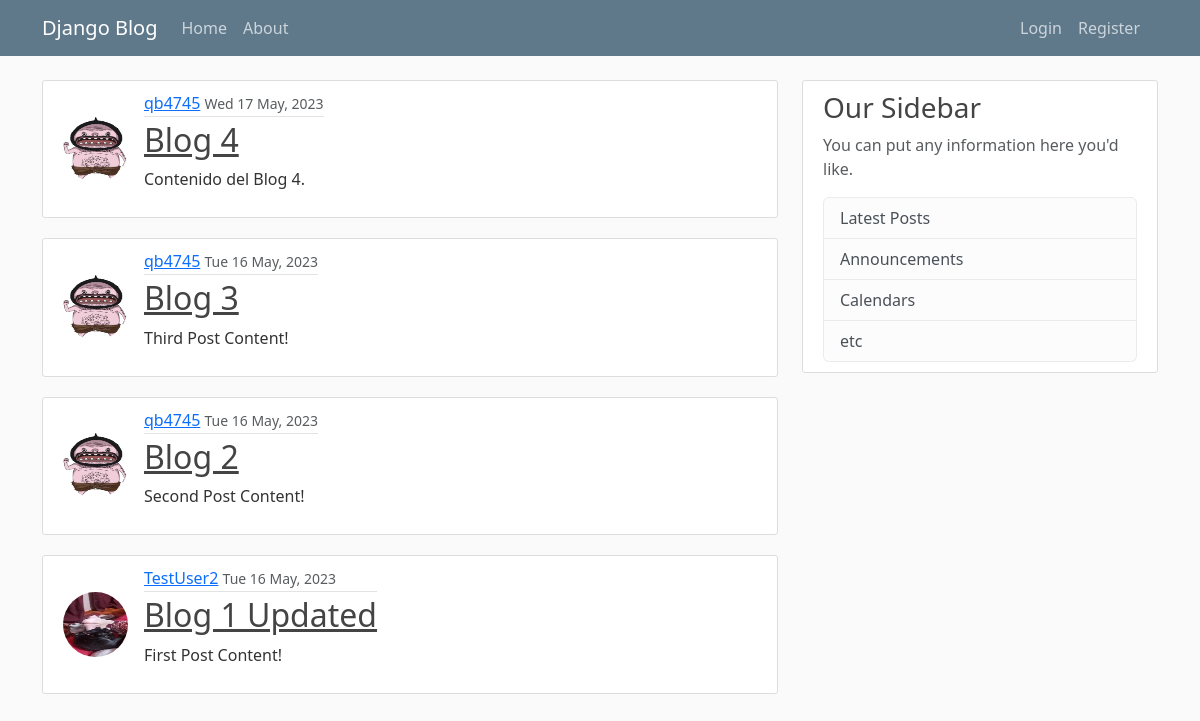
The app's page /, older data.
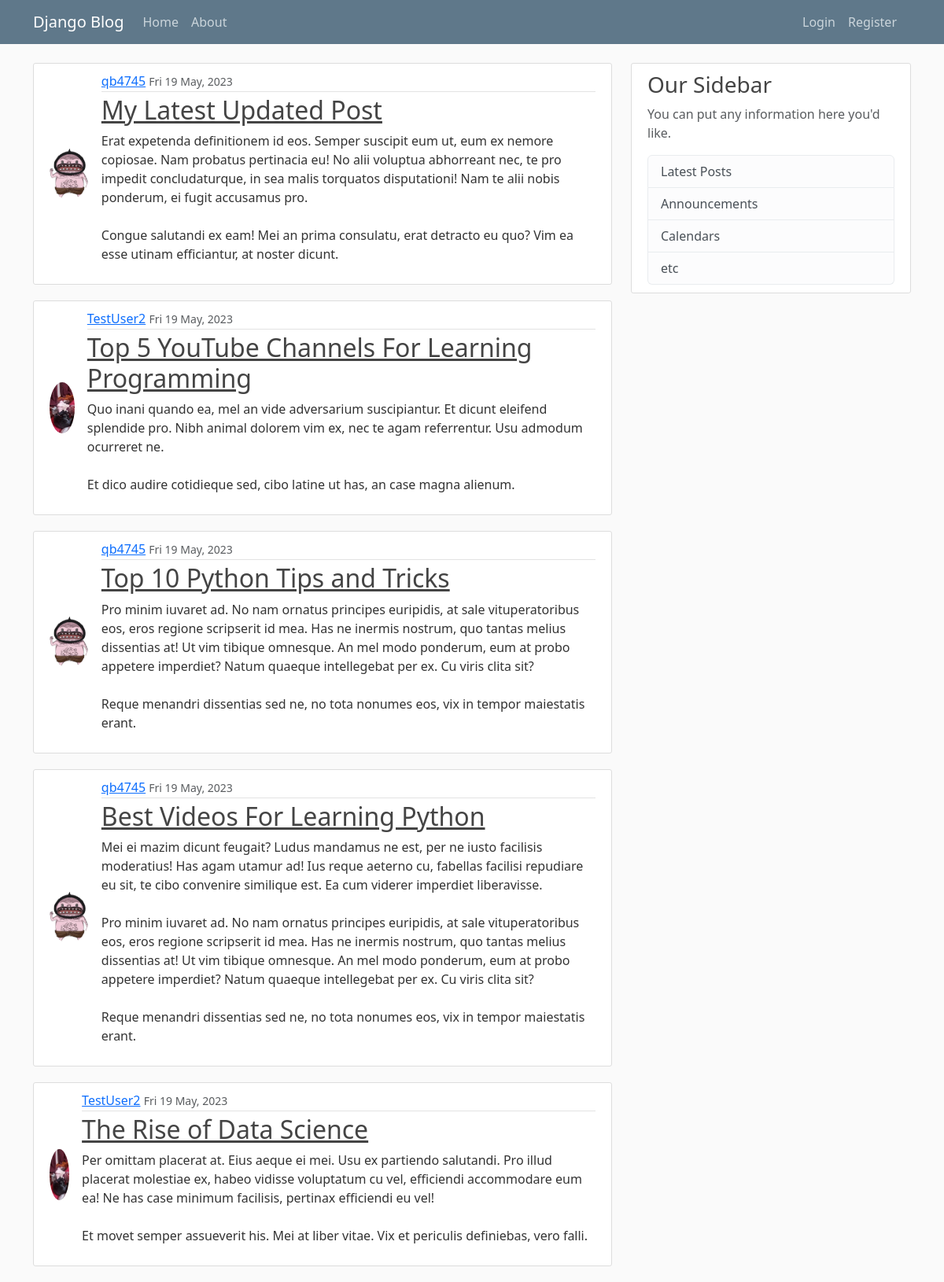
The same page, newer data.
### blog/models.py (models this page shows, shortened)
class Post(models.Model):
    title = models.CharField(max_length=100)
    content = models.TextField()
    date_posted = models.DateTimeField(default=timezone.now)
    author = models.ForeignKey(User, on_delete=models.CASCADE)

### users/models.py (models this page shows, shortened)
class Profile(models.Model):
    user = models.OneToOneField(User, on_delete=models.CASCADE)
    image = models.ImageField(default="default.jpg", upload_to="profile_pics")

### blog/views.py (the view)
# urls.py: path("", PostListView.as_view(), name="blog-home"),
class PostListView(ListView):
    model = Post
    template_name = "blog/home.html"  # <app>/<model>_<viewtype>.html
    context_object_name = "posts"
    ordering = ["-date_posted"]
    paginate_by = 5

### blog/templates/blog/home.html
{% extends "blog/base.html"%} {% block content %} {% for post in posts%}
<article class="media content-section profile-media-body">
	<img
		class="rounded-circle article-img"
		src="{{ post.author.profile.image.url }}"
	/>
	<div class="media-body">
		<div class="article-metadata">
			<a class="mr-2" href="#">{{ post.author }}</a>
			<small class="text-muted"
				>{{ post.date_posted|date:"D d M, Y" }}</small
			>
		</div>
		<h2><a class="article-title" href="#">{{ post.title }}</a></h2>
		<p class="article-content">{{ post.content }}</p>
	</div>
</article>
{% endfor%} {% endblock content %}

Row changes from the older to the newer data that the page shows:
removed Post: author.profile.image (picture), author "qb4745", date_posted "Wed 17 May, 2023", title "Blog 4", content "Contenido del Blog 4."
no longer on this page (row unchanged): Post: author.profile.image (picture), author "qb4745", date_posted "Tue 16 May, 2023", title "Blog 3", content "Third Post Content!"
no longer on this page (row unchanged): Post: author.profile.image (picture), author "qb4745", date_posted "Tue 16 May, 2023", title "Blog 2", content "Second Post Content!"
no longer on this page (row unchanged): Post: author.profile.image (picture), author "TestUser2", date_posted "Tue 16 May, 2023", title "Blog 1 Updated", content "First Post Content!"
added Post: author.profile.image (picture), author "qb4745", date_posted "Fri 19 May, 2023", title "My Latest Updated Post", content "Erat expetenda definitionem id eos. Semper suscipit eum ut, eum ex nemore copiosae. Nam probatus pertinacia eu! No alii voluptua abhorreant nec, te pro impedit concludaturque, in sea malis torquatos disputationi! Nam te alii nobis ponderum, ei fugit accusamus pro. Congue salutandi ex eam! Mei an prima consulatu, erat detracto eu quo? Vim ea esse utinam efficiantur, at noster dicunt."
added Post: author.profile.image (picture), author "TestUser2", date_posted "Fri 19 May, 2023", title "Top 5 YouTube Channels For Learning Programming", content "Quo inani quando ea, mel an vide adversarium suscipiantur. Et dicunt eleifend splendide pro. Nibh animal dolorem vim ex, nec te agam referrentur. Usu admodum ocurreret ne. Et dico audire cotidieque sed, cibo latine ut has, an case magna alienum."
added Post: author.profile.image (picture), author "qb4745", date_posted "Fri 19 May, 2023", title "Top 10 Python Tips and Tricks", content "Pro minim iuvaret ad. No nam ornatus principes euripidis, at sale vituperatoribus eos, eros regione scripserit id mea. Has ne inermis nostrum, quo tantas melius dissentias at! Ut vim tibique omnesque. An mel modo ponderum, eum at probo appetere imperdiet? Natum quaeque intellegebat per ex. Cu viris clita sit? Reque menandri dissentias sed ne, no tota nonumes eos, vix in tempor maiestatis erant."
added Post: author.profile.image (picture), author "qb4745", date_posted "Fri 19 May, 2023", title "Best Videos For Learning Python", content "Mei ei mazim dicunt feugait? Ludus mandamus ne est, per ne iusto facilisis moderatius! Has agam utamur ad! Ius reque aeterno cu, fabellas facilisi repudiare eu sit, te cibo convenire similique est. Ea cum viderer imperdiet liberavisse. Pro minim iuvaret ad. No nam ornatus principes euripidis, at sale vituperatoribus eos, eros regione scripserit id mea. Has ne inermis nostrum, quo tantas melius dissentias at! Ut vim tibique omnesque. An mel modo ponderum, eum at probo appetere imperdiet? Natum quaeque intellegebat per ex. Cu viris clita sit? Reque menandri dissentias sed ne, no tota nonumes eos, vix in tempor maiestatis erant."
added Post: author.profile.image (picture), author "TestUser2", date_posted "Fri 19 May, 2023", title "The Rise of Data Science", content "Per omittam placerat at. Eius aeque ei mei. Usu ex partiendo salutandi. Pro illud placerat molestiae ex, habeo vidisse voluptatum cu vel, efficiendi accommodare eum ea! Ne has case minimum facilisis, pertinax efficiendi eu vel! Et movet semper assueverit his. Mei at liber vitae. Vix et periculis definiebas, vero falli."
